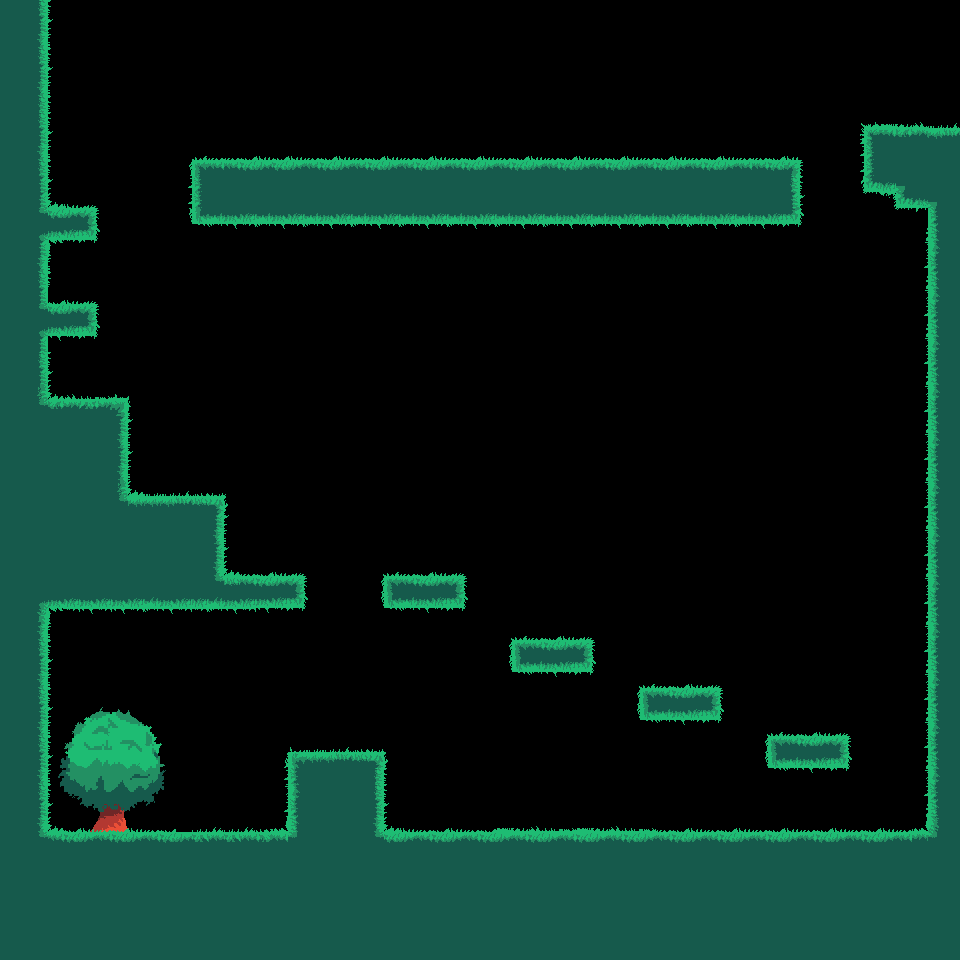

Below is a game level as drawn by its tile map, then a one-line description and the .tmx that defines it (tile-layer data replaced by summaries):
An orthogonal 60x60 tile map with 16x16 px tiles, 4 tile layers (Background, Ground, Background1, Platforms), 2 tilesets and 10 objects (9x snail, PlayerSpawn).

<map version="1.10" tiledversion="1.12.2-2-geb83ddb9" orientation="orthogonal" renderorder="right-down" width="60" height="60" tilewidth="16" tileheight="16" infinite="0" nextlayerid="7" nextobjectid="11">
 <tileset firstgid="1" name="level1-tileset1" tilewidth="16" tileheight="16" tilecount="900" columns="30">
  <image source="../textures/tilesets/tileset2.png" width="480" height="480" />
 </tileset>
 <tileset firstgid="901" name="tree" tilewidth="16" tileheight="16" tilecount="64" columns="8">
  <image source="../textures/tree3.png" width="128" height="128" />
 </tileset>
 <layer id="4" name="Background" width="60" height="60">
  <data>[3600 cells, 3600 non-empty, 4 distinct tile ids]</data>
 </layer>
 <layer id="1" name="Ground" width="60" height="60">
  <data>[3600 cells, 1093 non-empty, 1 distinct tile ids]</data>
 </layer>
 <layer id="5" name="Background1" width="60" height="60">
  <data>[3600 cells, 74 non-empty, 64 distinct tile ids]</data>
 </layer>
 <layer id="2" name="Platforms" width="60" height="60">
  <data>[3600 cells, 1468 non-empty, 113 distinct tile ids]</data>
 </layer>
 <objectgroup id="6" name="Enemies">
  <object id="2" name="snail" x="706" y="800">
   <point />
  </object>
  <object id="3" name="snail" x="659" y="656">
   <point />
  </object>
  <object id="4" name="snail" x="503" y="735">
   <point />
  </object>
  <object id="5" name="snail" x="572" y="732">
   <point />
  </object>
  <object id="6" name="snail" x="771" y="683">
   <point />
  </object>
  <object id="7" name="snail" x="879" y="774">
   <point />
  </object>
  <object id="8" name="snail" x="556" y="795">
   <point />
  </object>
  <object id="9" name="snail" x="454" y="813">
   <point />
  </object>
  <object id="10" name="snail" x="799" y="555">
   <point />
  </object>
 </objectgroup>
 <objectgroup id="3" name="Objects">
  <object id="1" name="PlayerSpawn" x="92" y="795">
   <point />
  </object>
 </objectgroup>
</map>
